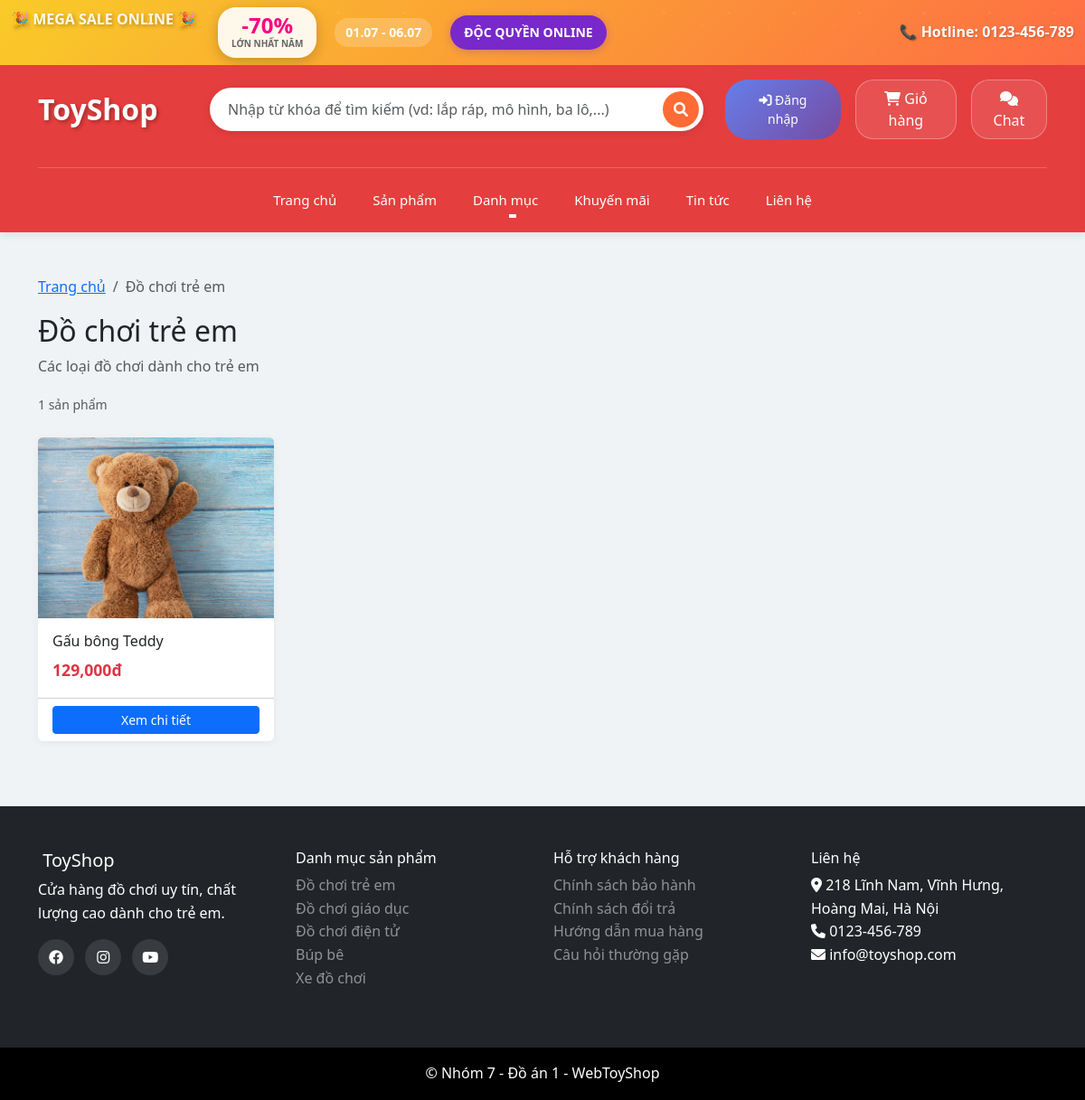
/category.php?id=1, run on the app's committed database.
### tables this page shows
CREATE TABLE `categories` (
  `id` int(11) NOT NULL,
  `name` varchar(100) NOT NULL,
  `description` text DEFAULT NULL,
  `image` varchar(255) DEFAULT NULL,
  `status` enum('active','inactive') DEFAULT 'active',
  `created_at` timestamp NOT NULL DEFAULT current_timestamp()
);

CREATE TABLE `products` (
  `id` int(11) NOT NULL,
  `name` varchar(200) NOT NULL,
  `description` text DEFAULT NULL,
  `price` decimal(10,2) NOT NULL,
  `sale_price` decimal(10,2) DEFAULT NULL,
  `category_id` int(11) DEFAULT NULL,
  `image` varchar(255) DEFAULT NULL,
  `stock_quantity` int(11) DEFAULT 0,
  `status` enum('active','inactive') DEFAULT 'active',
  `featured` tinyint(1) DEFAULT 0,
  `created_at` timestamp NOT NULL DEFAULT current_timestamp()
);

### config/database.php (called while the page is built, shortened)
<?php
$conn = new mysqli(DB_HOST, DB_USER, DB_PASS, DB_NAME);
$conn->set_charset("utf8mb4");
function executeQuery($sql, $params = []) {
    global $conn;
    $stmt = $conn->prepare($sql);
    if (!$stmt->execute()) {
        error_log("Execute failed: " . $stmt->error);
        $stmt->close();
        return false;
    }
    if (strpos(strtoupper($sql), 'SELECT') === 0) {
        $result = $stmt->get_result();
        return $result;
    }
    return true;
}
function fetchAll($sql, $params = []) {
    $result = executeQuery($sql, $params);
    $data = [];
    if ($result && $result !== true) {
        while ($row = $result->fetch_assoc()) {
            $data[] = $row;
        }
    }
    return $data;
}
?>

### category.php (the view, shortened to what this page needs)
<?php
require_once 'config/database.php';
require_once 'includes/functions.php';
$category_id = $_GET['id'] ?? 0;
$page = max(1, intval($_GET['page'] ?? 1));
$limit = 12;
$offset = ($page - 1) * $limit;
$category_query = "SELECT * FROM categories WHERE id = ? AND status = 'active'";
$category_stmt = $conn->prepare($category_query);
$category_stmt->bind_param("i", $category_id);
$category_stmt->execute();
$category = $category_stmt->get_result()->fetch_assoc();
$count_query = "SELECT COUNT(*) as total FROM products WHERE category_id = ? AND status = 'active'";
$count_stmt = $conn->prepare($count_query);
$count_stmt->bind_param("i", $category_id);
$count_stmt->execute();
$total_products = $count_stmt->get_result()->fetch_assoc()['total'];
$products_query = "SELECT * FROM products WHERE category_id = ? AND status = 'active' ORDER BY name LIMIT ? OFFSET ?";
$products_stmt = $conn->prepare($products_query);
$products_stmt->bind_param("iii", $category_id, $limit, $offset);
$products_stmt->execute();
$products = $products_stmt->get_result()->fetch_all(MYSQLI_ASSOC);
include 'includes/header.php';
?>
<div class="container my-5">
    <nav aria-label="breadcrumb">
        <ol class="breadcrumb">
            <li class="breadcrumb-item"><a href="index.php">Trang chủ</a></li>
            <li class="breadcrumb-item active"><?php echo htmlspecialchars($category['name']); ?></li>
        </ol>
    </nav>
    <div class="row mb-4">
        <div class="col-md-12">
            <h2><?php echo htmlspecialchars($category['name']); ?></h2>
            <?php if (!empty($category['description'])): ?>
                <p class="text-muted"><?php echo htmlspecialchars($category['description']); ?></p>
            <?php endif; ?>
            <small class="text-muted"><?php echo $total_products; ?> sản phẩm</small>
        </div>
    </div>
    <?php if (empty($products)): ?>
        <div class="text-center py-5">
            <i class="fas fa-box-open fa-3x text-muted mb-3"></i>
            <h5>Chưa có sản phẩm nào trong danh mục này</h5>
            <p class="text-muted">Vui lòng quay lại sau hoặc xem các danh mục khác</p>
            <a href="index.php" class="btn btn-primary">Về trang chủ</a>
        </div>
    <?php else: ?>
        <div class="row">
            <?php foreach ($products as $product): ?>
                <div class="col-md-3 mb-4">
                    <div class="card product-card h-100">
                        <div class="product-image">
                            <img src="assets/img/<?php echo htmlspecialchars($product['image']); ?>"
                                 class="card-img-top" alt="<?php echo htmlspecialchars($product['name']); ?>">
                        </div>
                        <div class="card-body">
                            <h6 class="card-title"><?php echo htmlspecialchars($product['name']); ?></h6>
                            <div class="price">
                                <span class="sale-price"><?php echo number_format($product['price']); ?>đ</span>
                            </div>
                        </div>
                        <div class="card-footer bg-transparent">
                            <a href="product_detail.php?id=<?php echo $product['id']; ?>" class="btn btn-primary btn-sm w-100">
                                Xem chi tiết
                            </a>
                        </div>
                    </div>
                </div>
            <?php endforeach; ?>
        </div>
    <?php endif; ?>
</div>
<?php include 'includes/footer.php'; ?>

### includes/footer.php (shortened to what this page needs)
    <footer class="footer bg-dark text-white mt-5">
        <div class="container py-5">
            <div class="row">
                <div class="col-md-3">
                    <h5><i class="fas fa-toy-brick"></i> ToyShop</h5>
                    <p>Cửa hàng đồ chơi uy tín, chất lượng cao dành cho trẻ em.</p>
                    <div class="social-links">
                        <a href="#" class="text-white me-2"><i class="fab fa-facebook"></i></a>
                        <a href="#" class="text-white me-2"><i class="fab fa-instagram"></i></a>
                        <a href="#" class="text-white me-2"><i class="fab fa-youtube"></i></a>
                    </div>
                </div>
                <div class="col-md-3">
                    <h6>Danh mục sản phẩm</h6>
                    <ul class="list-unstyled">
                        <?php
                        $categories = fetchAll("SELECT * FROM categories WHERE status = 'active' LIMIT 5");
                        foreach ($categories as $category):
                        ?>
                            <li><a href="category.php?id=<?php echo $category['id']; ?>" class="text-white-50"><?php echo $category['name']; ?></a></li>
                        <?php endforeach; ?>
                    </ul>
                </div>
                <div class="col-md-3">
                    <h6>Hỗ trợ khách hàng</h6>
                    <ul class="list-unstyled">
                        <li><a href="#" class="text-white-50">Chính sách bảo hành</a></li>
                        <li><a href="#" class="text-white-50">Chính sách đổi trả</a></li>
                        <li><a href="#" class="text-white-50">Hướng dẫn mua hàng</a></li>
                        <li><a href="#" class="text-white-50">Câu hỏi thường gặp</a></li>
                    </ul>
                </div>
                <div class="col-md-3">
                    <h6>Liên hệ</h6>
                    <ul class="list-unstyled">
                        <li><i class="fas fa-map-marker-alt"></i> 218 Lĩnh Nam, Vĩnh Hưng, Hoàng Mai, Hà Nội</li>
                        <li><i class="fas fa-phone"></i> 0123-456-789</li>
                        <li><i class="fas fa-envelope"></i> info@toyshop.com</li>
                    </ul>
                </div>
            </div>
        </div>
        <div class="footer-bottom bg-black py-3">
            <div class="container">
                <div class="row align-items-center">
                    <div class="col-12 text-center">
                        <p class="mb-0">&copy; Nhóm 7 - Đồ án 1 - WebToyShop</p>
                    </div>
                </div>
            </div>
        </div>
    </footer>
</body>
</html>

### assets/css/style.css (style rules this page uses)
:root { --primary-color: #007bff; --secondary-color: #6c757d; --success-color: #28a745; --danger-color: #dc3545; --warning-color: #ffc107; --info-color: #17a2b8; --light-color: #da4167; --dark-color: #343a40; --bg-color: #f7f8f9; }
body { font-family: "Segoe UI", Tahoma, Geneva, Verdana, sans-serif; line-height: 1.6; background-color: var(--bg-color); }
.product-card { transition: all 0.3s ease; border: none; box-shadow: 0 2px 10px rgba(0, 0, 0, 0.1); }
.product-image { position: relative; overflow: hidden; }
.product-image img { transition: transform 0.3s ease; height: 200px; object-fit: cover; }
.price .sale-price { color: var(--danger-color); font-weight: bold; font-size: 1.1em; }
.footer { margin-top: auto; }
.social-links a { display: inline-block; width: 40px; height: 40px; line-height: 40px; text-align: center; border-radius: 50%; background: rgba(255, 255, 255, 0.1); transition: all 0.3s ease; }
.card { transition: all 0.3s ease; }
.card, .product-card, .category-card .card, .account-card { background-color: #ffffff; box-shadow: 0 2px 10px rgba(0, 0, 0, 0.05); }

### assets/css/custom.css (style rules this page uses)
body { background-color: #f0f3f5; }
.card, .product-card, .category-card .card, .account-card { background-color: #ffffff; box-shadow: 0 2px 10px rgba(0, 0, 0, 0.05); }

### includes/footer.php (style rules this page uses)
.footer a { text-decoration: none !important; }

### data on the page
categories: name "Đồ chơi trẻ em", description "Các loại đồ chơi dành cho trẻ em"
products: image (picture), name "Gấu bông Teddy", price "129,000"
categories: name "Đồ chơi giáo dục"
categories: name "Đồ chơi điện tử"
categories: name "Búp bê"
categories: name "Xe đồ chơi"

### other printed values
$total_products "1"
